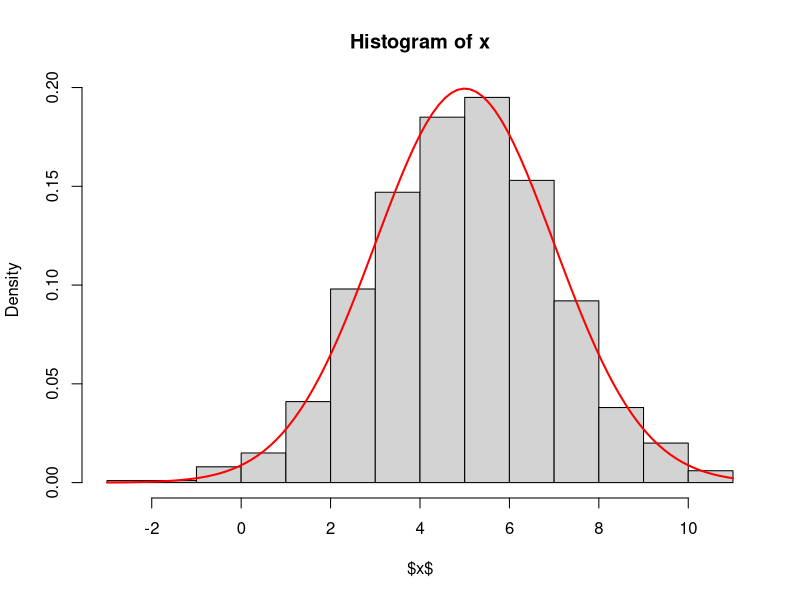
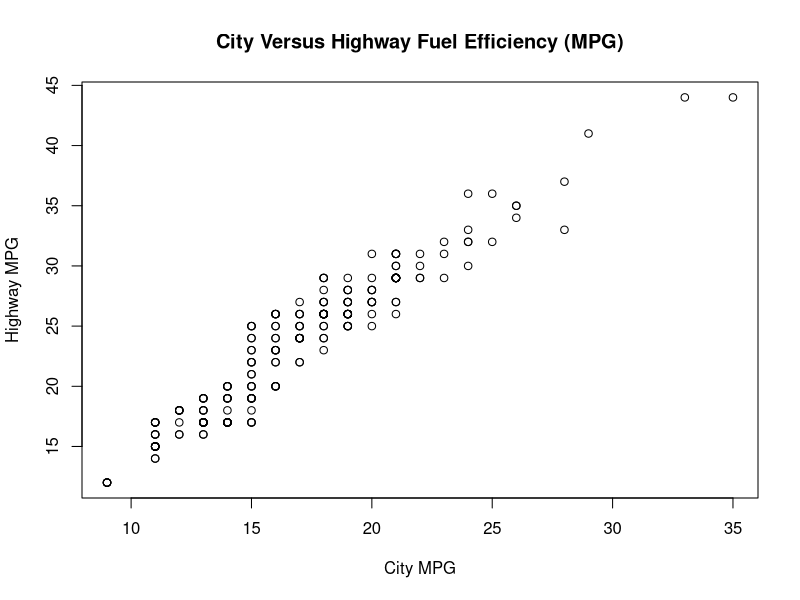

Recreate these plots in R, in order.
## ---- chunk 1
n <- 1000
## ---- chunk 2
u1 <- runif(n/2,0,1) 
u2 <- runif(n/2,0,1)

## ---- chunk 3
z1 <- sqrt(-2*log(u1))*cos(2*pi*u2)
z2 <- sqrt(-2*log(u1))*sin(2*pi*u2)
## ---- chunk 4
z <- c(z1,z2)
## ---- chunk 5
mu <- 5
sigma <- 2
## ---- chunk 6
x <- mu + sigma * z
## ---- chunk 7
mean(x)
sd(x)
## ---- chunk 8
hist(x,
freq = FALSE,
ylab = "Density",
xlab = "$x$")
curve(dnorm(x, mean = mu, sd = sigma),
col = "red", lwd = 2, add = TRUE)
## ---- chunk 9
cihi <- read.csv("hlthexp.csv")

df <- data.frame(Year = cihi$Year,
                 Hospitals = cihi$Hospitals,
                 Physicians = cihi$Physicians,
                 "Other Services" = cihi$Other.Institutions,
                 Dental = cihi$Other.Professionals..Dental.Services,
                 Vision = cihi$Other.Professionals..Vision.Care.Services,
                 "Other Professionals" = cihi$Other.Professionals..Other.Services,
                 check.names = FALSE)
## ---- chunk 10
any(is.na(df$Hospitals))
sum(is.na(df$Hospitals))
## ---- chunk 11
df$'Total Other Services' <- df$Dental + df$Vision + df$"Other Professionals"
head(df)
## ---- chunk 12
df <- data.frame(df,
                 'Prescription Drugs' = cihi$Prescribed.Drugs,
                 check.names = FALSE)
head(df)
## ---- chunk 13
df$Hospitals[df$Year == 1983]
## ---- chunk 14
subset(df,
       df$Year >= 2012 & df$Year <= 2022)
## ---- chunk 15
mpg <-ggplot2::mpg
## ---- chunk 16
mpg_2008 <- subset(mpg, year == 2008)
## ---- chunk 17
#for cty's observations from 2008

max(mpg_2008$cty,na.rm = TRUE)
min(mpg_2008$cty,na.rm = TRUE)

#for all cty's observations

max(mpg$cty,na.rm = TRUE)
min(mpg$cty,na.rm = TRUE)
## ---- chunk 18
sum(mpg_2008$cty)/length(mpg_2008$cty)
## ---- chunk 19
mean(mpg_2008$cty)
## ---- chunk 20
mpg$compact <- ifelse(mpg$class == "compact",1,0)
## ---- chunk 21
# method 1
mean(mpg$cty[mpg$compact == 1], na.rm = TRUE)
## ---- chunk 22
# method 2
mean(subset(mpg,mpg$class == "compact")$cty)
## ---- chunk 23
#| label: fig-1
#| fig-cap: "City Versus Highway Fuel Efficiency (MPG)"

plot(mpg$cty,
     mpg$hwy,
     
     #(i) Change the x-axis label using the option xlab = "City MPG"
     # and change the y-axis label using the option ylab = "Highway MPG"
     
     xlab = "City MPG",
     ylab = "Highway MPG",
     
     #(ii) Add the caption “City Versus Highway Fuel Efficiency (MPG)”
     
     main = "City Versus Highway Fuel Efficiency (MPG)")
